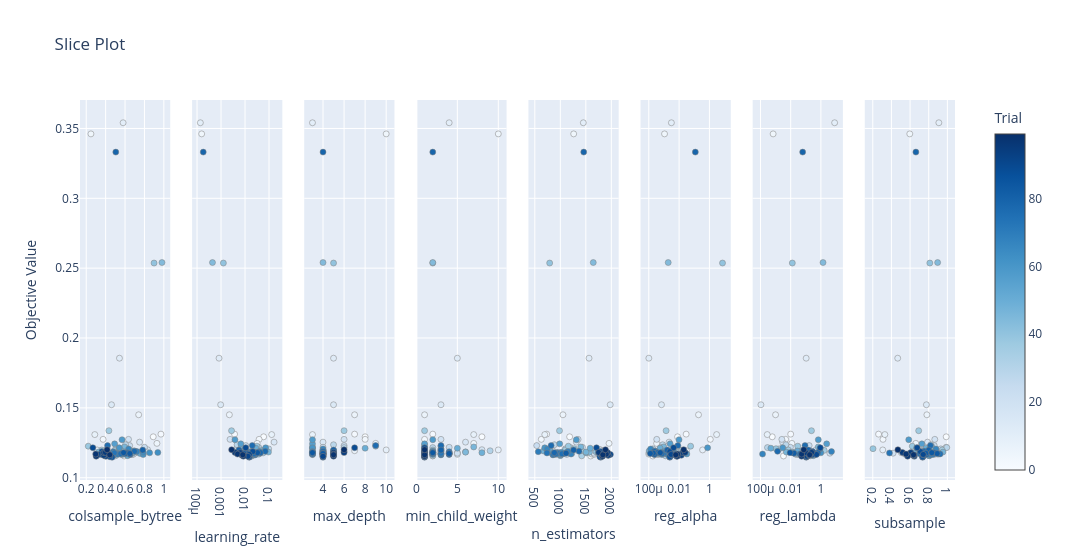

Write notebook code for a chart like this one.
### Code cell
# distribution of sampled values vs objective score
vis.plot_slice(study).show()
